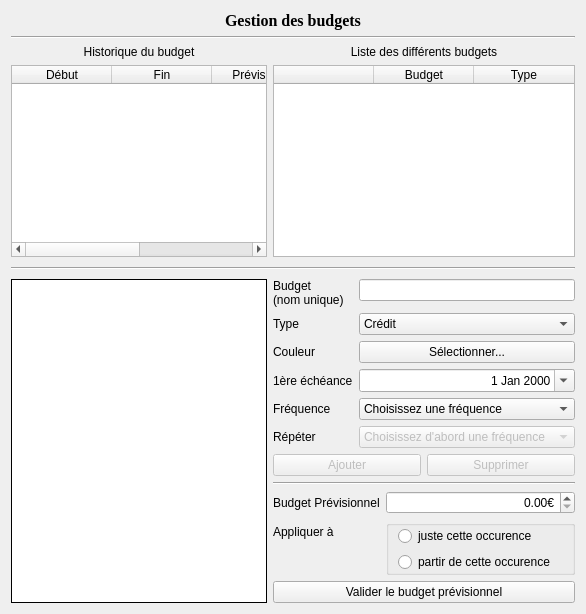
        <widget class="QWidget" name="vueBudget">
         <attribute name="icon">
          <iconset resource="ressources.qrc">
           <normaloff>:/ressources/budget.svg</normaloff>:/ressources/budget.svg</iconset>
         </attribute>
         <attribute name="title">
          <string/>
         </attribute>
         <attribute name="toolTip">
          <string>Gestion des Budgets</string>
         </attribute>
         <layout class="QGridLayout" name="gridLayout_5">
          <item row="2" column="0">
           <layout class="QGridLayout" name="gridLayout_4" rowstretch="0,6,0,1,3,1,0,2,1" columnstretch="5,0" rowminimumheight="0,6,0,1,3,1,0,2,1">
            <item row="2" column="0" colspan="2">
             <widget class="Line" name="line_5">
              <property name="minimumSize">
               <size>
                <width>0</width>
                <height>10</height>
               </size>
              </property>
              <property name="orientation">
               <enum>Qt::Horizontal</enum>
              </property>
             </widget>
            </item>
            <item row="5" column="1">
             <layout class="QHBoxLayout" name="horizontalLayout_2">
              <item>
               <widget class="QPushButton" name="buttonBudgetAjouter">
                <property name="enabled">
                 <bool>false</bool>
                </property>
                <property name="text">
                 <string>Ajouter</string>
                </property>
               </widget>
              </item>
              <item>
               <widget class="QPushButton" name="buttonBudgetSupprimer">
                <property name="enabled">
                 <bool>false</bool>
                </property>
                <property name="text">
                 <string>Supprimer</string>
                </property>
               </widget>
              </item>
             </layout>
            </item>
            <item row="8" column="1">
             <widget class="QPushButton" name="buttonBudgetPrevision">
              <property name="text">
               <string>Valider le budget prévisionnel</string>
              </property>
             </widget>
            </item>
            <item row="0" column="0">
             <widget class="QLabel" name="labelTitreBudget">
              <property name="text">
               <string>Historique du budget</string>
              </property>
              <property name="alignment">
               <set>Qt::AlignCenter</set>
              </property>
             </widget>
            </item>
            <item row="1" column="0">
             <widget class="QTableWidget" name="tableBudget">
              <property name="selectionMode">
               <enum>QAbstractItemView::SingleSelection</enum>
              </property>
              <property name="selectionBehavior">
               <enum>QAbstractItemView::SelectRows</enum>
              </property>
              <property name="sortingEnabled">
               <bool>false</bool>
              </property>
              <property name="cornerButtonEnabled">
               <bool>false</bool>
              </property>
              <attribute name="horizontalHeaderStretchLastSection">
               <bool>true</bool>
              </attribute>
              <attribute name="verticalHeaderVisible">
               <bool>false</bool>
              </attribute>
              <column>
               <property name="text">
                <string>Début</string>
               </property>
              </column>
              <column>
               <property name="text">
                <string>Fin</string>
               </property>
              </column>
              <column>
               <property name="text">
                <string>Prévision €</string>
               </property>
              </column>
              <column>
               <property name="text">
                <string>Solde €</string>
               </property>
              </column>
             </widget>
            </item>
            <item row="0" column="1">
             <widget class="QLabel" name="labelTitreCategorie">
              <property name="text">
               <string>Liste des différents budgets</string>
              </property>
              <property name="alignment">
               <set>Qt::AlignCenter</set>
              </property>
             </widget>
            </item>
            <item row="6" column="1">
             <widget class="Line" name="lineBudgetPrevision">
              <property name="orientation">
               <enum>Qt::Horizontal</enum>
              </property>
             </widget>
            </item>
            <item row="3" column="1" rowspan="2">
             <layout class="QFormLayout" name="controleBudget">
              <property name="labelAlignment">
               <set>Qt::AlignLeading|Qt::AlignLeft|Qt::AlignVCenter</set>
              </property>
              <property name="formAlignment">
               <set>Qt::AlignBottom|Qt::AlignHCenter</set>
              </property>
              <item row="0" column="0">
               <widget class="QLabel" name="label_3">
                <property name="text">
                 <string>Budget
(nom unique)</string>
                </property>
               </widget>
              </item>
              <item row="0" column="1">
               <widget class="QLineEdit" name="editBudget">
                <property name="alignment">
                 <set>Qt::AlignLeading|Qt::AlignLeft|Qt::AlignVCenter</set>
                </property>
               </widget>
              </item>
              <item row="1" column="0">
               <widget class="QLabel" name="label_7">
                <property name="text">
                 <string>Type</string>
                </property>
               </widget>
              </item>
              <item row="1" column="1">
               <widget class="QComboBox" name="comboBudgetType">
                <item>
                 <property name="text">
                  <string>Crédit</string>
                 </property>
                </item>
                <item>
                 <property name="text">
                  <string>Débit</string>
                 </property>
                </item>
               </widget>
              </item>
              <item row="3" column="0">
               <widget class="QLabel" name="label_4">
                <property name="text">
                 <string>1ère échéance</string>
                </property>
               </widget>
              </item>
              <item row="3" column="1">
               <widget class="QDateEdit" name="editBudgetDate">
                <property name="alignment">
                 <set>Qt::AlignRight|Qt::AlignTrailing|Qt::AlignVCenter</set>
                </property>
                <property name="calendarPopup">
                 <bool>true</bool>
                </property>
               </widget>
              </item>
              <item row="4" column="0">
               <widget class="QLabel" name="label_5">
                <property name="text">
                 <string>Fréquence</string>
                </property>
               </widget>
              </item>
              <item row="4" column="1">
               <widget class="QComboBox" name="comboBudgetFrequence">
                <item>
                 <property name="text">
                  <string>Choisissez une fréquence</string>
                 </property>
                </item>
                <item>
                 <property name="text">
                  <string>annuel (1 an)</string>
                 </property>
                </item>
                <item>
                 <property name="text">
                  <string>semestriel (6 mois)</string>
                 </property>
                </item>
                <item>
                 <property name="text">
                  <string>trimestriel (3 mois)</string>
                 </property>
                </item>
                <item>
                 <property name="text">
                  <string>bimestriel (2 mois)</string>
                 </property>
                </item>
                <item>
                 <property name="text">
                  <string>mensuel (1 mois)</string>
                 </property>
                </item>
                <item>
                 <property name="text">
                  <string>quinzomadaire (2 sem.)</string>
                 </property>
                </item>
                <item>
                 <property name="text">
                  <string>hebdomadaire (1 sem.)</string>
                 </property>
                </item>
               </widget>
              </item>
              <item row="5" column="0">
               <widget class="QLabel" name="label_6">
                <property name="text">
                 <string>Répéter</string>
                </property>
               </widget>
              </item>
              <item row="5" column="1">
               <widget class="QComboBox" name="comboBudgetOccurence">
                <property name="enabled">
                 <bool>false</bool>
                </property>
                <item>
                 <property name="text">
                  <string>Choisissez d'abord une fréquence</string>
                 </property>
                </item>
               </widget>
              </item>
              <item row="2" column="1">
               <widget class="QPushButton" name="buttonBudgetCouleur">
                <property name="text">
                 <string>Sélectionner...</string>
                </property>
               </widget>
              </item>
              <item row="2" column="0">
               <widget class="QLabel" name="label_8">
                <property name="text">
                 <string>Couleur</string>
                </property>
               </widget>
              </item>
             </layout>
            </item>
            <item row="7" column="1">
             <layout class="QFormLayout" name="formLayout">
              <item row="0" column="0">
               <widget class="QLabel" name="labelBudgetPrevision">
                <property name="text">
                 <string>Budget Prévisionnel</string>
                </property>
               </widget>
              </item>
              <item row="0" column="1">
               <widget class="QDoubleSpinBox" name="doubleBudgetPrevision">
                <property name="enabled">
                 <bool>true</bool>
                </property>
                <property name="alignment">
                 <set>Qt::AlignRight|Qt::AlignTrailing|Qt::AlignVCenter</set>
                </property>
                <property name="suffix">
                 <string>€</string>
                </property>
                <property name="maximum">
                 <double>999999.989999999990687</double>
                </property>
                <property name="singleStep">
                 <double>0.500000000000000</double>
                </property>
                <property name="stepType">
                 <enum>QAbstractSpinBox::AdaptiveDecimalStepType</enum>
                </property>
               </widget>
              </item>
              <item row="1" column="1">
               <widget class="QGroupBox" name="groupBudgetOccurences">
                <property name="title">
                 <string/>
                </property>
                <property name="flat">
                 <bool>true</bool>
                </property>
                <layout class="QVBoxLayout" name="verticalLayout_2">
                 <property name="topMargin">
                  <number>0</number>
                 </property>
                 <property name="bottomMargin">
                  <number>0</number>
                 </property>
                 <item>
                  <widget class="QRadioButton" name="radioBudgetJusteOccurence">
                   <property name="text">
                    <string>juste cette occurence</string>
                   </property>
                  </widget>
                 </item>
                 <item>
                  <widget class="QRadioButton" name="radioBudgetFuturesOccurences">
                   <property name="text">
                    <string>partir de cette occurence</string>
                   </property>
                  </widget>
                 </item>
                </layout>
               </widget>
              </item>
              <item row="1" column="0">
               <widget class="QLabel" name="labelBudgetOccurences">
                <property name="text">
                 <string>Appliquer à</string>
                </property>
               </widget>
              </item>
             </layout>
            </item>
            <item row="1" column="1">
             <widget class="QTableWidget" name="tableBudgetCategory">
              <property name="editTriggers">
               <set>QAbstractItemView::SelectedClicked</set>
              </property>
              <property name="selectionMode">
               <enum>QAbstractItemView::SingleSelection</enum>
              </property>
              <property name="selectionBehavior">
               <enum>QAbstractItemView::SelectRows</enum>
              </property>
              <property name="sortingEnabled">
               <bool>false</bool>
              </property>
              <property name="cornerButtonEnabled">
               <bool>false</bool>
              </property>
              <attribute name="horizontalHeaderMinimumSectionSize">
               <number>10</number>
              </attribute>
              <attribute name="horizontalHeaderStretchLastSection">
               <bool>true</bool>
              </attribute>
              <attribute name="verticalHeaderVisible">
               <bool>false</bool>
              </attribute>
              <column>
               <property name="text">
                <string/>
               </property>
              </column>
              <column>
               <property name="text">
                <string>Budget</string>
               </property>
              </column>
              <column>
               <property name="text">
                <string>Type</string>
               </property>
              </column>
             </widget>
            </item>
            <item row="3" column="0" rowspan="6">
             <widget class="QCustomFrame" name="frameBudget">
              <property name="styleSheet">
               <string notr="true">border: 1px solid black;
background-color:white;</string>
              </property>
              <property name="frameShape">
               <enum>QFrame::StyledPanel</enum>
              </property>
              <property name="frameShadow">
               <enum>QFrame::Raised</enum>
              </property>
             </widget>
            </item>
           </layout>
          </item>
          <item row="0" column="0">
           <widget class="QLabel" name="labelTitre">
            <property name="font">
             <font>
              <family>Times New Roman</family>
              <pointsize>12</pointsize>
              <weight>75</weight>
              <bold>true</bold>
             </font>
            </property>
            <property name="text">
             <string>Gestion des budgets</string>
            </property>
            <property name="alignment">
             <set>Qt::AlignCenter</set>
            </property>
           </widget>
          </item>
          <item row="1" column="0">
           <widget class="Line" name="line_4">
            <property name="orientation">
             <enum>Qt::Horizontal</enum>
            </property>
           </widget>
          </item>
         </layout>
        </widget>
